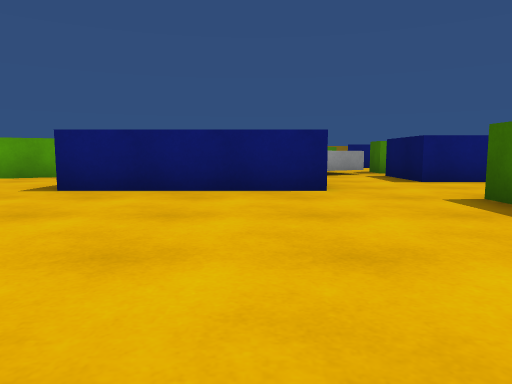
view 1 (above)

24 first-person views from a walk through a Unity game level. The camera is 0.55 m above the floor, tilts 6° down and sees 70° across. The floor is counted in squares, 1 m on a side. Each view is taken from the middle of a square. On the plan, view 1 faces up. The plan holds only what a view shows up to about 9 squares ahead; the rest is blank. The place goes on beyond the plan. The player character is not drawn. Surface patterns are stand-ins for the level's own textures.

view 2
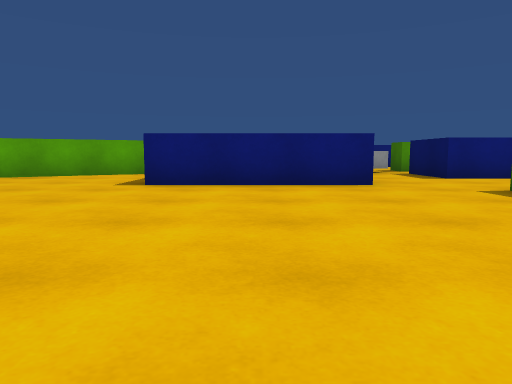

view 3
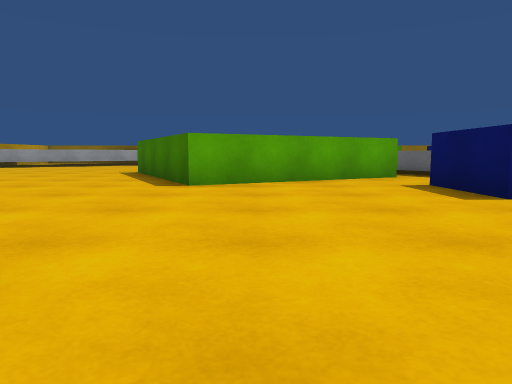

view 4
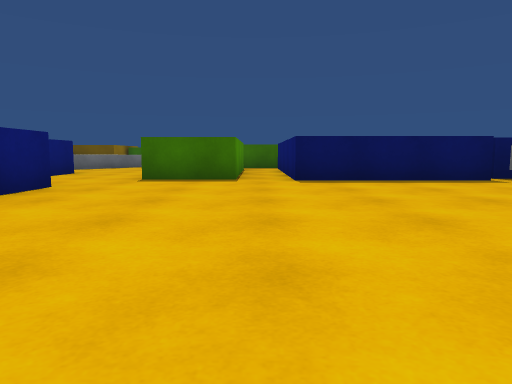

view 5
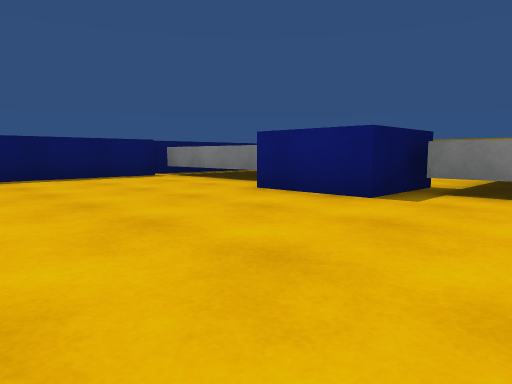

view 6
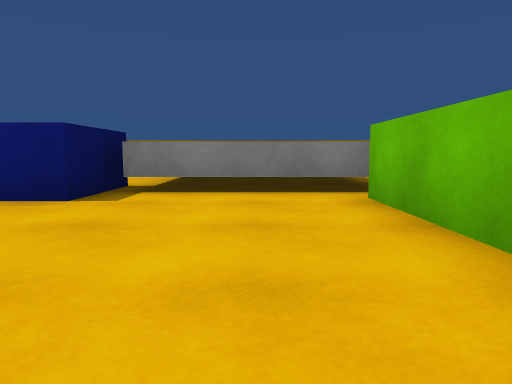

view 7
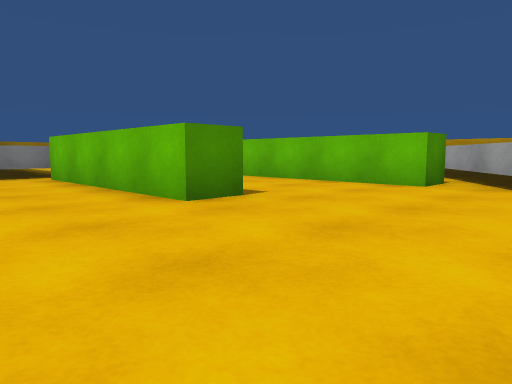

view 8
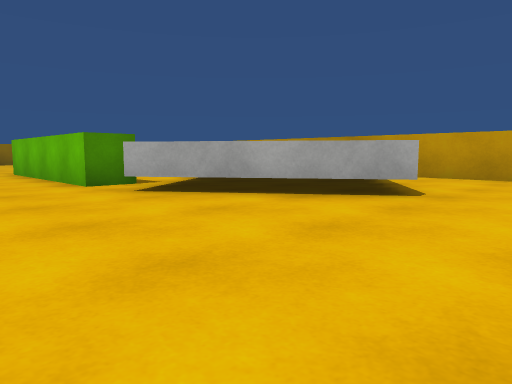

view 9
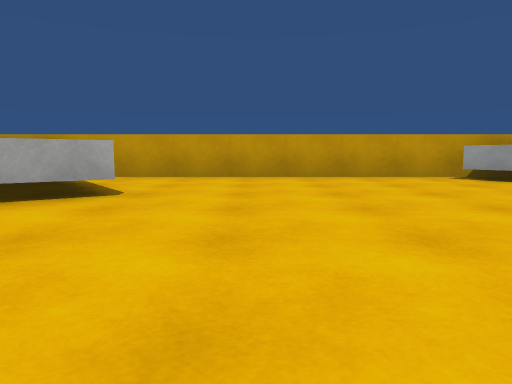

view 10
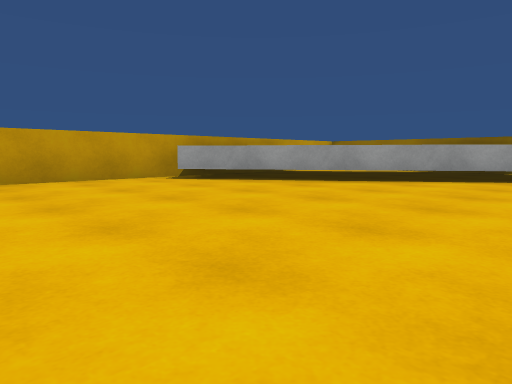

view 11
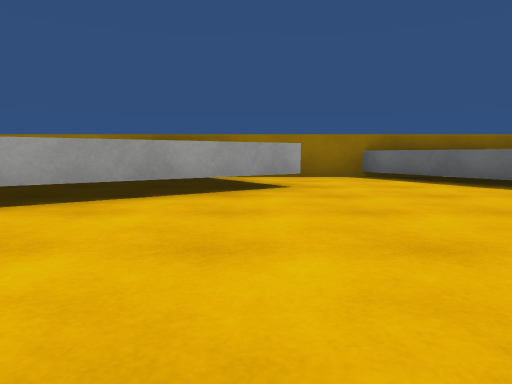

view 12
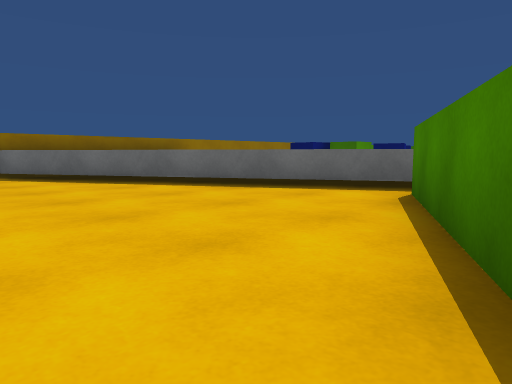

view 13
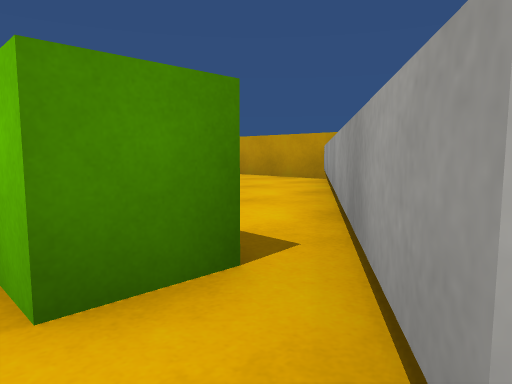

view 14
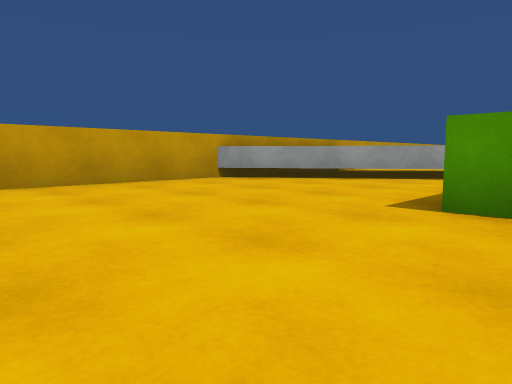

view 15
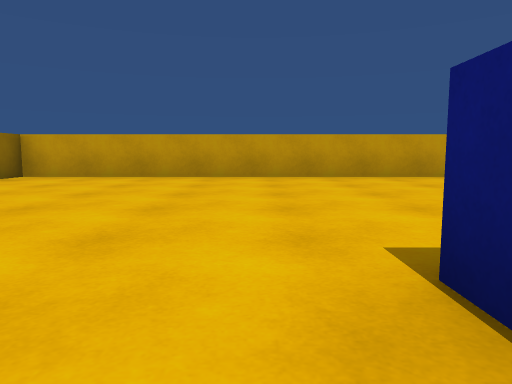

view 16
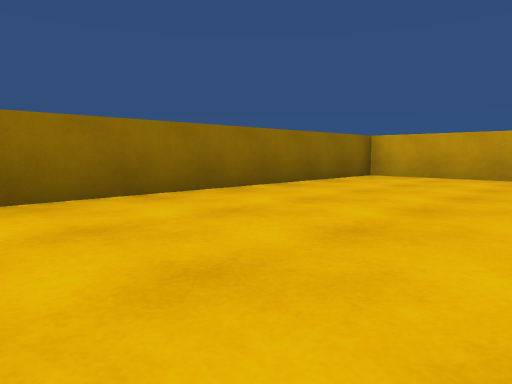

view 17
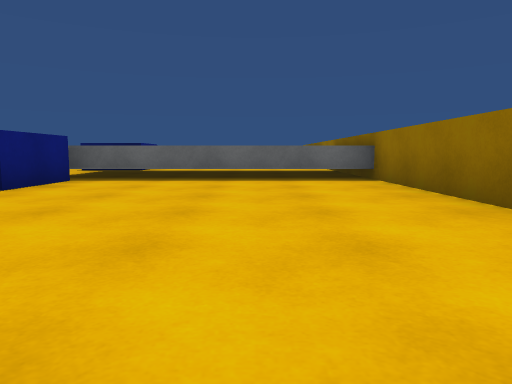

view 18
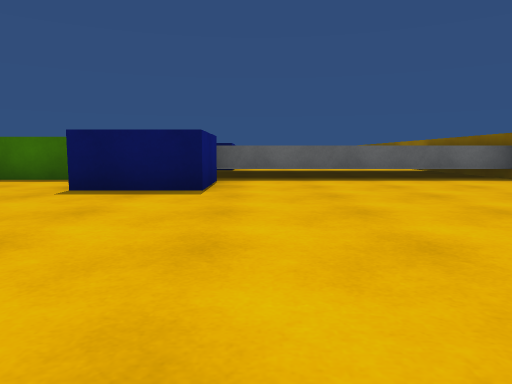

view 19
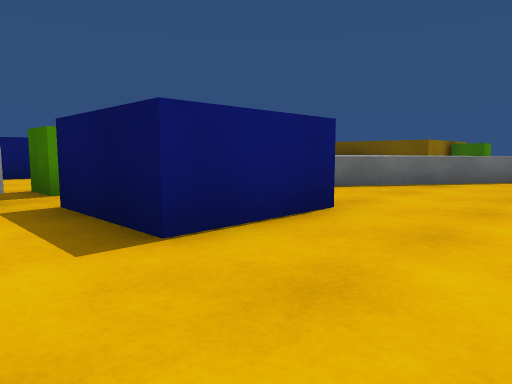

view 20
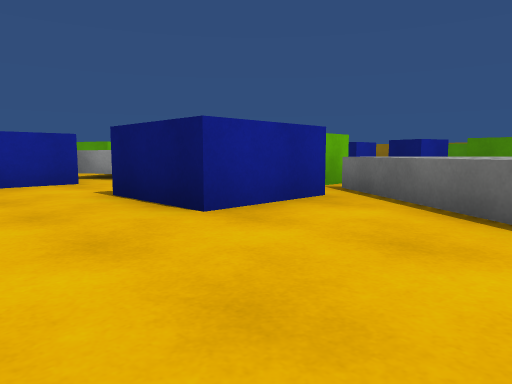

view 21
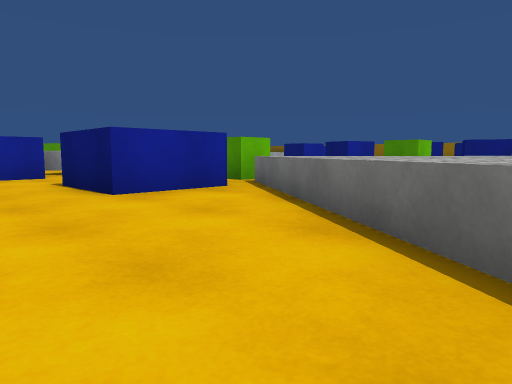

view 22
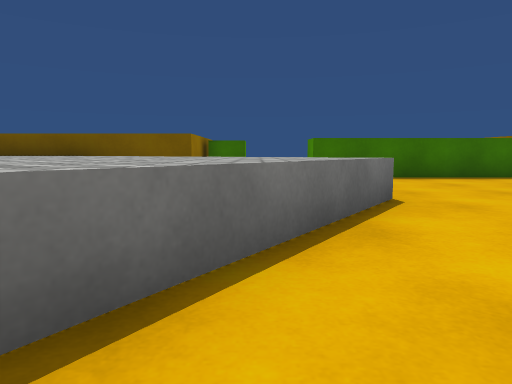

view 23
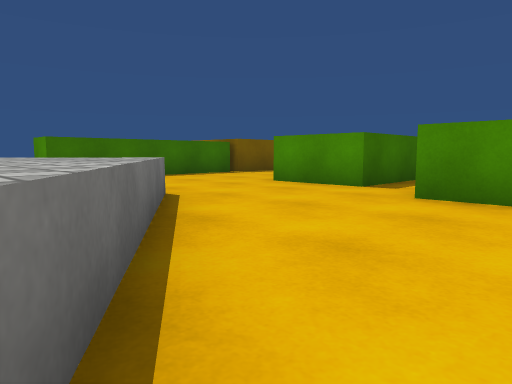

view 24
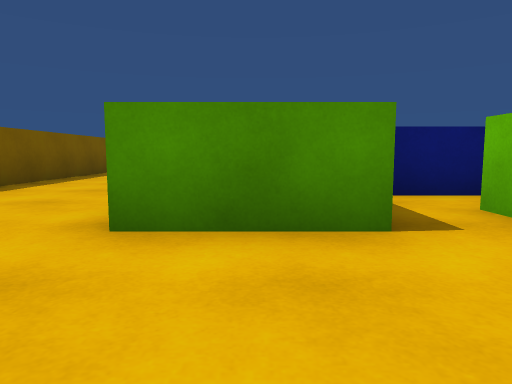

### Floor plan
Key: @ floor where view 1 was taken; # wall or solid block; x gap in a wall; . floor; ^ raised ledge; B blue block; C blue cube; G green cube.
Columns run from 18 left of view 1 to 15 right of it. Each row starts with its distance up from view 1.
 22         ######
 21        ...^
 20        ^...^
 19        #...^
 18      ^^.....^
 17     ^^......^^           CC
 16 #  ^.........^           CC
 15 #.#..........^^       CGG
 14 #............x^       CCG       ^
 13 #..........^^        ..   ^     ^
 12 #........^^          ..  ^^    ^^
 11 #........            GG ^^ ^^^ ^ #
 10 #.........^    #^    GG^^^^^^^ ^ #
  9 #.........^  ^^..   ^B B.^^^^^
  8 #...#......#^... ^^..B B..^^^^
  7 #..^ ^.........#   #.BBB....^^
  6      ^#........#####...........  #
  5       #..........................#
  4      ^...............#   ##......#
  3    ^^.#..............##   ####...#
  2   ^...#...#............  ..#  ...#
  1 #^....#...#..........^^  ^^#  ...#
  0 #.....#...#.......@..^        ...#
 -1 #.....#...#..........^         ..#
 -2 #.......B #....BB....^         ..#
 -3 #.......B ^^^^B  ^^^^^          .#
 -4 #.......BB^   B      #
 -5 #.........^   ^
 -6 #.........^   ^.
 -7 #.........^   ^.
 -8 #.........^
 -9 #.........^
-10 #.........^
-11 ############

Where each view was taken, in squares from view 1:
view 1: 0 up, 0 right, facing up
view 2: 1 down, 1 left, facing up
view 3: 1 up, 6 left, facing up
view 4: 2 up, 5 left, facing right
view 5: 2 up, 6 left, facing down-right
view 6: 2 up, 6 left, facing down
view 7: 6 up, 5 left, facing down-left
view 8: 10 up, 9 left, facing down-left
view 9: 10 up, 9 left, facing left
view 10: 10 up, 10 left, facing up-left
view 11: 13 up, 11 left, facing up
view 12: 12 up, 10 left, facing up-right
view 13: 5 up, 11 left, facing down-left
view 14: 5 down, 11 left, facing up-left
view 15: 5 down, 9 left, facing left
view 16: 6 down, 9 left, facing down-left
view 17: 8 down, 16 left, facing right
view 18: 5 down, 16 left, facing right
view 19: 5 up, 2 right, facing up-right
view 20: 5 up, 8 right, facing up-left
view 21: 5 up, 10 right, facing up-left
view 22: 8 up, 6 right, facing right
view 23: 9 up, 6 right, facing down-right
view 24: 6 up, 10 right, facing down
